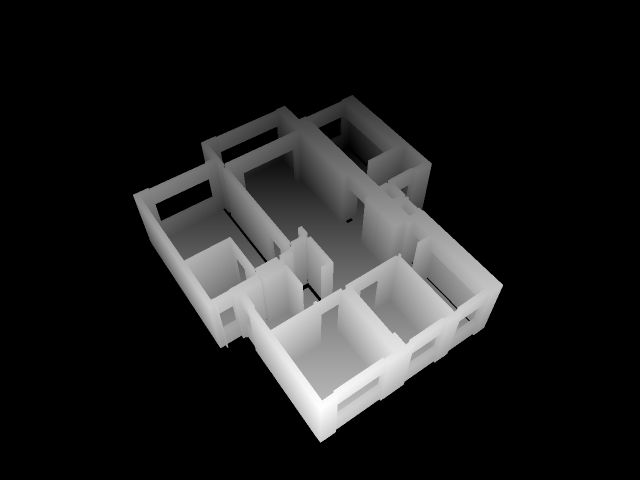
#> input picture _iteration/真户型-基准/底渲-cam-bird-dollhouse/depth.png, 1280 x 960 px (shown at 1/2 size)
$ python '条件图可视化.py' '../真户型-基准/底渲-cam-bird-dollhouse'
#> lines starting #> are read from the running program, lines starting #| are printed output that depends on the picture; after the words box and inside, x2 and y2 are one past the last pixel; in counts of white or black regions, pixels touching at a corner belong together
#> in convert_dir, depth is the input picture: shape (960, 1280) uint16; min 0, max 65535, mean 7903.6
"""16-bit 深度图 / 索引遮罩图 → 8-bit 可视化，喂给扩散模型当条件图用。

depth.png 是 16-bit 灰度：0 = 背景（没打中任何 mesh），非零 = 近/远（数值越大越远，
实测范围约 19000~65535，背景的 0 只是"没打中"的哨兵值，不是"无穷远"，所以不能直接
线性拉伸——那样背景会被读成"最近"，整张图语义反了）。
mask.png 是 16-bit 索引图：0 = 背景，非零 = mesh 下标+1，同一堵墙/同一个家具的所有
像素共享一个索引，数值本身没有大小含义，直接当灰度看毫无意义（两个相邻索引可能是
99 和 100，灰度上几乎看不出差别；也可能是 5 和 300，灰度上却隔了一大截）。

转换规则：
- 深度：背景（0）固定映到黑（0）；前景在 [near, far] 上线性拉伸到 [1, 255]，近处更亮
  （近大远小是深度可视化的常见约定，跟人眼直觉一致：离镜头近的东西"抢眼"）。near/far
  取前景像素的实际 min/max，不用百分位——深度图没有孤立噪声点需要裁掉，min/max 就是
  真实的最近点和最远点。
- 遮罩：背景固定映到黑；每个非零索引按索引数值算一个稳定的色相（HSV 转 RGB），同一个
  索引在任何一次调用里颜色都一样（不依赖出现顺序），相邻索引的颜色也大概率不相近——
  用黄金分割率乘索引数再取小数部分当色相，是让"编号相邻的两个 mesh"不必然颜色相近的
  常见技巧。
"""

from __future__ import annotations

import argparse
import colorsys
import pathlib

import numpy as np
from PIL import Image

_GOLDEN_CONJUGATE = 0.6180339887498949
"""黄金分割共轭，用来把连续递增的索引打散到色相环上，让相邻索引不撞色。"""


def depth_to_visual(depth: np.ndarray) -> np.ndarray:
    """16-bit 深度（0=背景哨兵，非零=近/远）-> 8-bit 灰度（0=背景，1~255=近~远線性拉伸，近亮远暗）。"""
    fg = depth > 0
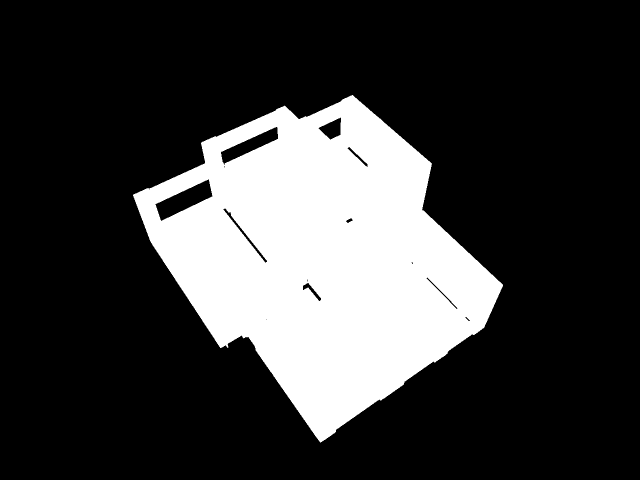
#> fg: shape (960, 1280) bool (shown at 1/2 size); 22.8% white; 1 white region, box (x1, y1, x2, y2) and area: (266, 190, 1006, 885) 279953
    if not fg.any():
        raise ValueError("深度图里没有前景像素（全是背景哨兵值 0），量不出近远")
    near = int(depth[fg].min())
#> near = 1
    far = int(depth[fg].max())
#> far = 65535
    out = np.zeros(depth.shape, dtype=np.uint8)
    if far == near:
        out[fg] = 255
    else:
        # 近 -> 255，远 -> 1；254 份线性刻度，0 留给背景专用，两者不会混淆
        scale = (far - depth[fg].astype(np.float64)) / (far - near)
        out[fg] = (1 + scale * 254).round().astype(np.uint8)
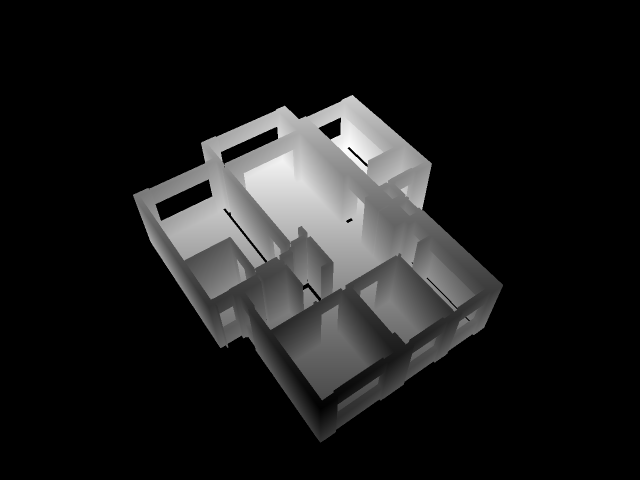
#> out: shape (960, 1280) (shown at 1/2 size); min 0, max 255, mean 27.5
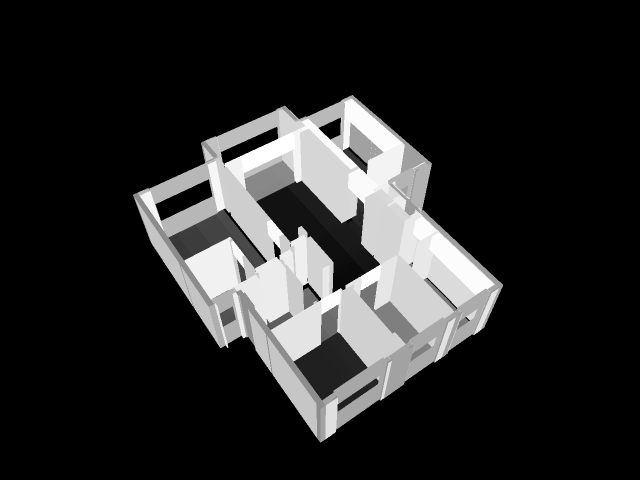
#> input picture _iteration/真户型-基准/底渲-cam-bird-dollhouse/mask.png, 1280 x 960 px (shown at 1/2 size)
#> in convert_dir, mask is the input picture: shape (960, 1280) uint16; min 0, max 369, mean 58.5
    return out


def mask_to_visual(mask: np.ndarray) -> np.ndarray:
    """16-bit 索引遮罩（0=背景，索引=mesh下标+1）-> 8-bit 伪彩 RGB（背景黑，每个索引一个稳定色相）。"""
    out = np.zeros((*mask.shape, 3), dtype=np.uint8)
    ids = np.unique(mask)
#> ids = 227 values from 0 to 369
    ids = ids[ids != 0]
#> ids = 226 values from 3 to 369
    for idx in ids:
        hue = (int(idx) * _GOLDEN_CONJUGATE) % 1.0
        r, g, b = colorsys.hsv_to_rgb(hue, 0.75, 0.95)
        out[mask == idx] = [int(r * 255), int(g * 255), int(b * 255)]
#> this loop made 226 passes
#> (idx, hue, r, g, b) on passes 1 to 3: (3, 0.854, 0.95, 0.237, 0.861), (5, 0.0902, 0.95, 0.623, 0.237), (11, 0.798, 0.801, 0.237, 0.95)
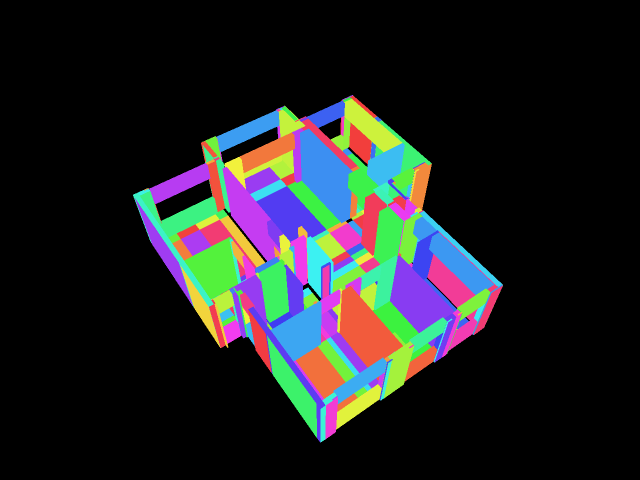
#> out: shape (960, 1280, 3) (shown at 1/2 size); mean of channels 0, 1, 2 31.8, 34.1, 35.4; drawn as R, G, B
    return out


def convert_dir(src_dir: pathlib.Path) -> None:
    depth_path = src_dir / "depth.png"
    mask_path = src_dir / "mask.png"
    if depth_path.exists():
        depth = np.array(Image.open(depth_path))
        vis = depth_to_visual(depth)
        out_path = src_dir / "depth-vis.png"
        Image.fromarray(vis, mode="L").save(out_path)
        print(f"depth -> {out_path}")
    if mask_path.exists():
        mask = np.array(Image.open(mask_path))
        vis = mask_to_visual(mask)
        out_path = src_dir / "mask-vis.png"
        Image.fromarray(vis, mode="RGB").save(out_path)
        print(f"mask  -> {out_path}")


def main() -> int:
    parser = argparse.ArgumentParser(description="depth.png / mask.png -> 8-bit 可视化条件图")
    parser.add_argument("src_dir", type=pathlib.Path, help="含 depth.png / mask.png 的目录")
    args = parser.parse_args()
    convert_dir(args.src_dir)
    return 0


if __name__ == "__main__":
    raise SystemExit(main())
#> (the program exits here)
